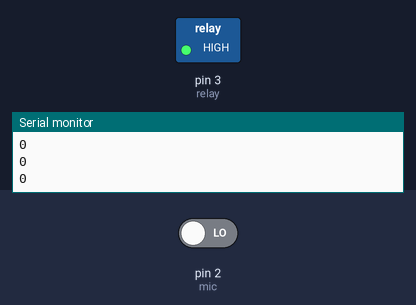
A sketch run on a simulated Arduino Uno, built with avr-gcc and run on an emulated ATmega328P. On the bench: switched loads named in the sketch (green lamp = pin HIGH), the last lines printed to the serial monitor. Dashed ring = blinking. The test bench sets the inputs (shaded band); at power-on: pin 2 (mic) LOW.

Above: at 1.2 s.
1.3 s: pin 2 (mic) driven HIGH
At 2.0 s:
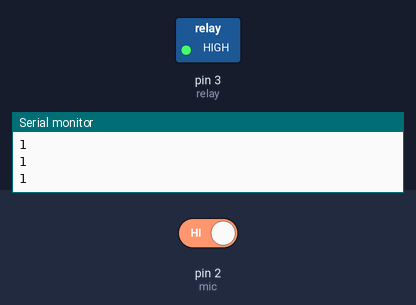
Timing chart, 0 to 8.8 s (numbered marks = the images above; inputs shaded):
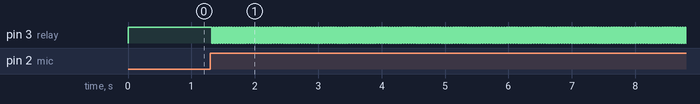

Measured:
- after the input at 1.3 s, pin 3 (relay): alternates HIGH for 0.02 s and LOW for 0.02 s, starting at once

The sketch:

kitchenLight.ino
```cpp
const int mic = 2; // KY-038
const int relay = 3; // RELAY 5V

boolean status;
void setup()
{
  pinMode(mic, INPUT);
  pinMode(relay, OUTPUT);
  Serial.begin(9600);

  status = false;
  digitalWrite(relay, HIGH);
}

void loop()
{
  Serial.println(digitalRead(mic));
  if (digitalRead(mic)) {
    status =! status;
    digitalWrite(relay, status);
    delay(20);
  }

}
```
